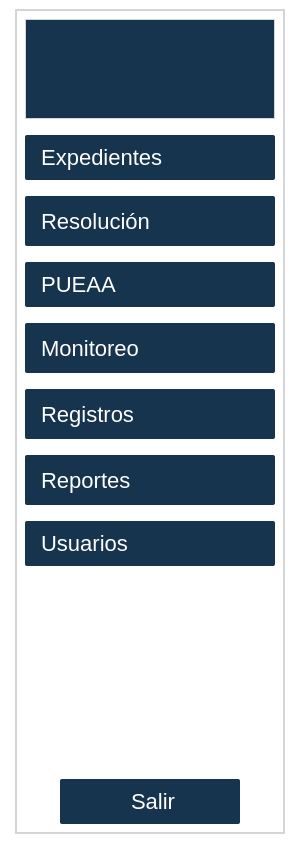
<?xml version="1.0" encoding="UTF-8"?>
<ui version="4.0">
 <class>MainWindow</class>
 <widget class="QMainWindow" name="MainWindow">
  <property name="geometry">
   <rect>
    <x>0</x>
    <y>0</y>
    <width>300</width>
    <height>843</height>
   </rect>
  </property>
  <property name="sizePolicy">
   <sizepolicy hsizetype="Fixed" vsizetype="Fixed">
    <horstretch>0</horstretch>
    <verstretch>0</verstretch>
   </sizepolicy>
  </property>
  <property name="minimumSize">
   <size>
    <width>300</width>
    <height>600</height>
   </size>
  </property>
  <property name="windowTitle">
   <string>MainWindow</string>
  </property>
  <property name="styleSheet">
   <string notr="true">background-color: rgb(255, 255, 255);</string>
  </property>
  <widget class="QWidget" name="centralwidget">
   <property name="sizePolicy">
    <sizepolicy hsizetype="Fixed" vsizetype="Fixed">
     <horstretch>0</horstretch>
     <verstretch>0</verstretch>
    </sizepolicy>
   </property>
   <layout class="QVBoxLayout" name="verticalLayout">
    <item>
     <layout class="QGridLayout" name="gridLayout">
      <item row="0" column="0">
       <widget class="QStackedWidget" name="stackedWidget">
        <property name="sizePolicy">
         <sizepolicy hsizetype="Fixed" vsizetype="Fixed">
          <horstretch>0</horstretch>
          <verstretch>0</verstretch>
         </sizepolicy>
        </property>
        <property name="minimumSize">
         <size>
          <width>250</width>
          <height>550</height>
         </size>
        </property>
        <property name="styleSheet">
         <string notr="true">background-color: rgb(255, 255, 255);
border: 1px solid #d5d5d5;</string>
        </property>
        <property name="frameShape">
         <enum>QFrame::NoFrame</enum>
        </property>
        <property name="frameShadow">
         <enum>QFrame::Plain</enum>
        </property>
        <property name="lineWidth">
         <number>0</number>
        </property>
        <widget class="QWidget" name="stackedWidgetPage1">
         <layout class="QVBoxLayout" name="verticalLayout_2">
          <item>
           <widget class="QLabel" name="label">
            <property name="sizePolicy">
             <sizepolicy hsizetype="Fixed" vsizetype="Fixed">
              <horstretch>0</horstretch>
              <verstretch>0</verstretch>
             </sizepolicy>
            </property>
            <property name="minimumSize">
             <size>
              <width>250</width>
              <height>100</height>
             </size>
            </property>
            <property name="maximumSize">
             <size>
              <width>250</width>
              <height>100</height>
             </size>
            </property>
            <property name="styleSheet">
             <string notr="true"> background-color: #16344D; /* Color de fondo */</string>
            </property>
            <property name="text">
             <string/>
            </property>
            <property name="pixmap">
             <pixmap>../../assets/icono.png</pixmap>
            </property>
            <property name="scaledContents">
             <bool>true</bool>
            </property>
           </widget>
          </item>
          <item>
           <spacer name="verticalSpacer_2">
            <property name="orientation">
             <enum>Qt::Vertical</enum>
            </property>
            <property name="sizeType">
             <enum>QSizePolicy::Fixed</enum>
            </property>
            <property name="sizeHint" stdset="0">
             <size>
              <width>20</width>
              <height>10</height>
             </size>
            </property>
           </spacer>
          </item>
          <item alignment="Qt::AlignHCenter|Qt::AlignTop">
           <widget class="QPushButton" name="BtnExpediente">
            <property name="sizePolicy">
             <sizepolicy hsizetype="Fixed" vsizetype="Fixed">
              <horstretch>0</horstretch>
              <verstretch>0</verstretch>
             </sizepolicy>
            </property>
            <property name="minimumSize">
             <size>
              <width>250</width>
              <height>45</height>
             </size>
            </property>
            <property name="cursor">
             <cursorShape>PointingHandCursor</cursorShape>
            </property>
            <property name="styleSheet">
             <string notr="true">QPushButton {
    background-color: #16344D; /* Color de fondo */
    border-radius: 2px; /* Bordes redondeados */
    color: white; /* Color del texto */
    padding: 5px 10px; /* Espaciado interno */
    border: none; /* Elimina el borde predeterminado */
    font-size: 22px; /* Tamaño de fuente */
    text-align: left; /* Alinea el texto a la izquierda */
}

QPushButton:hover {
    background-color: #1A4567; /* Color de fondo al pasar el mouse */
    box-shadow: 0 0 10px rgba(0, 0, 0, 0.5); /* Sombra al pasar el mouse */
    transform: scale(1.02); /* Ligero aumento al pasar el mouse */
    transition: all 0.3s ease-in-out; /* Transición suave */
}

QPushButton::icon {
    padding-right: 5px; /* Espaciado entre el icono y el texto */
}
</string>
            </property>
            <property name="text">
             <string> Expedientes</string>
            </property>
            <property name="icon">
             <iconset>
              <normaloff>../../assets/iconos/expediente (1).png</normaloff>../../assets/iconos/expediente (1).png</iconset>
            </property>
            <property name="iconSize">
             <size>
              <width>24</width>
              <height>24</height>
             </size>
            </property>
           </widget>
          </item>
          <item>
           <spacer name="verticalSpacer_3">
            <property name="orientation">
             <enum>Qt::Vertical</enum>
            </property>
            <property name="sizeType">
             <enum>QSizePolicy::Fixed</enum>
            </property>
            <property name="sizeHint" stdset="0">
             <size>
              <width>20</width>
              <height>10</height>
             </size>
            </property>
           </spacer>
          </item>
          <item>
           <widget class="QPushButton" name="BtnResolucion">
            <property name="sizePolicy">
             <sizepolicy hsizetype="Fixed" vsizetype="Fixed">
              <horstretch>0</horstretch>
              <verstretch>0</verstretch>
             </sizepolicy>
            </property>
            <property name="minimumSize">
             <size>
              <width>250</width>
              <height>50</height>
             </size>
            </property>
            <property name="styleSheet">
             <string notr="true">QPushButton {
    background-color: #16344D; /* Color de fondo */
    border-radius: 2px; /* Bordes redondeados */
    color: white; /* Color del texto */
    padding: 5px 10px; /* Espaciado interno */
    border: none; /* Elimina el borde predeterminado */
    font-size: 22px; /* Tamaño de fuente */
    text-align: left; /* Alinea el texto a la izquierda */
}

QPushButton:hover {
    background-color: #1A4567; /* Color de fondo al pasar el mouse */
    box-shadow: 0 0 10px rgba(0, 0, 0, 0.5); /* Sombra al pasar el mouse */
    transform: scale(1.02); /* Ligero aumento al pasar el mouse */
    transition: all 0.3s ease-in-out; /* Transición suave */
}

QPushButton::icon {
    padding-right: 5px; /* Espaciado entre el icono y el texto */
}
</string>
            </property>
            <property name="text">
             <string> Resolución</string>
            </property>
            <property name="icon">
             <iconset>
              <normaloff>../../assets/iconos/legal.png</normaloff>../../assets/iconos/legal.png</iconset>
            </property>
            <property name="iconSize">
             <size>
              <width>32</width>
              <height>32</height>
             </size>
            </property>
           </widget>
          </item>
          <item>
           <spacer name="verticalSpacer_10">
            <property name="orientation">
             <enum>Qt::Vertical</enum>
            </property>
            <property name="sizeType">
             <enum>QSizePolicy::Fixed</enum>
            </property>
            <property name="sizeHint" stdset="0">
             <size>
              <width>20</width>
              <height>10</height>
             </size>
            </property>
           </spacer>
          </item>
          <item>
           <widget class="QPushButton" name="BtnPUEAA">
            <property name="sizePolicy">
             <sizepolicy hsizetype="Fixed" vsizetype="Fixed">
              <horstretch>0</horstretch>
              <verstretch>0</verstretch>
             </sizepolicy>
            </property>
            <property name="minimumSize">
             <size>
              <width>250</width>
              <height>45</height>
             </size>
            </property>
            <property name="styleSheet">
             <string notr="true">QPushButton {
    background-color: #16344D; /* Color de fondo */
    border-radius: 2px; /* Bordes redondeados */
    color: white; /* Color del texto */
    padding: 5px 10px; /* Espaciado interno */
    border: none; /* Elimina el borde predeterminado */
    font-size: 22px; /* Tamaño de fuente */
    text-align: left; /* Alinea el texto a la izquierda */
}

QPushButton:hover {
    background-color: #1A4567; /* Color de fondo al pasar el mouse */
    box-shadow: 0 0 10px rgba(0, 0, 0, 0.5); /* Sombra al pasar el mouse */
    transform: scale(1.02); /* Ligero aumento al pasar el mouse */
    transition: all 0.3s ease-in-out; /* Transición suave */
}

QPushButton::icon {
    padding-right: 5px; /* Espaciado entre el icono y el texto */
}
</string>
            </property>
            <property name="text">
             <string> PUEAA</string>
            </property>
            <property name="icon">
             <iconset>
              <normaloff>../../assets/iconos/siembra.png</normaloff>../../assets/iconos/siembra.png</iconset>
            </property>
            <property name="iconSize">
             <size>
              <width>24</width>
              <height>24</height>
             </size>
            </property>
           </widget>
          </item>
          <item>
           <spacer name="verticalSpacer_4">
            <property name="orientation">
             <enum>Qt::Vertical</enum>
            </property>
            <property name="sizeType">
             <enum>QSizePolicy::Fixed</enum>
            </property>
            <property name="sizeHint" stdset="0">
             <size>
              <width>20</width>
              <height>10</height>
             </size>
            </property>
           </spacer>
          </item>
          <item>
           <widget class="QPushButton" name="BtnMonitoreo">
            <property name="sizePolicy">
             <sizepolicy hsizetype="Fixed" vsizetype="Fixed">
              <horstretch>0</horstretch>
              <verstretch>0</verstretch>
             </sizepolicy>
            </property>
            <property name="minimumSize">
             <size>
              <width>250</width>
              <height>50</height>
             </size>
            </property>
            <property name="cursor">
             <cursorShape>PointingHandCursor</cursorShape>
            </property>
            <property name="styleSheet">
             <string notr="true">QPushButton {
    background-color: #16344D; /* Color de fondo */
    border-radius: 2px; /* Bordes redondeados */
    color: white; /* Color del texto */
    padding: 5px 10px; /* Espaciado interno */
    border: none; /* Elimina el borde predeterminado */
    font-size: 22px
; /* Tamaño de fuente */
    text-align: left; /* Alinea el texto a la izquierda */
}

QPushButton:hover {
    background-color: #1A4567; /* Color de fondo al pasar el mouse */
    box-shadow: 0 0 10px rgba(0, 0, 0, 0.5); /* Sombra al pasar el mouse */
    transform: scale(1.02); /* Ligero aumento al pasar el mouse */
    transition: all 0.3s ease-in-out; /* Transición suave */
}

QPushButton::icon {
    padding-right: 5px; /* Espaciado entre el icono y el texto */
}
</string>
            </property>
            <property name="text">
             <string> Monitoreo</string>
            </property>
            <property name="icon">
             <iconset>
              <normaloff>../../assets/iconos/stock-chart.png</normaloff>../../assets/iconos/stock-chart.png</iconset>
            </property>
            <property name="iconSize">
             <size>
              <width>24</width>
              <height>24</height>
             </size>
            </property>
           </widget>
          </item>
          <item>
           <spacer name="verticalSpacer_9">
            <property name="orientation">
             <enum>Qt::Vertical</enum>
            </property>
            <property name="sizeType">
             <enum>QSizePolicy::Fixed</enum>
            </property>
            <property name="sizeHint" stdset="0">
             <size>
              <width>20</width>
              <height>10</height>
             </size>
            </property>
           </spacer>
          </item>
          <item>
           <spacer name="verticalSpacer_8">
            <property name="orientation">
             <enum>Qt::Vertical</enum>
            </property>
            <property name="sizeHint" stdset="0">
             <size>
              <width>20</width>
              <height>40</height>
             </size>
            </property>
           </spacer>
          </item>
          <item alignment="Qt::AlignHCenter|Qt::AlignTop">
           <widget class="QPushButton" name="BtnRegistros">
            <property name="sizePolicy">
             <sizepolicy hsizetype="Fixed" vsizetype="Fixed">
              <horstretch>0</horstretch>
              <verstretch>0</verstretch>
             </sizepolicy>
            </property>
            <property name="minimumSize">
             <size>
              <width>250</width>
              <height>50</height>
             </size>
            </property>
            <property name="cursor">
             <cursorShape>PointingHandCursor</cursorShape>
            </property>
            <property name="styleSheet">
             <string notr="true">QPushButton {
    background-color: #16344D; /* Color de fondo */
    border-radius: 2px; /* Bordes redondeados */
    color: white; /* Color del texto */
    padding: 5px 10px; /* Espaciado interno */
    border: none; /* Elimina el borde predeterminado */
    font-size: 22px; /* Tamaño de fuente */
    text-align: left; /* Alinea el texto a la izquierda */
}

QPushButton:hover {
    background-color: #1A4567; /* Color de fondo al pasar el mouse */
    box-shadow: 0 0 10px rgba(0, 0, 0, 0.5); /* Sombra al pasar el mouse */
    transform: scale(1.02); /* Ligero aumento al pasar el mouse */
    transition: all 0.3s ease-in-out; /* Transición suave */
}

QPushButton::icon {
    padding-right: 5px; /* Espaciado entre el icono y el texto */
}
</string>
            </property>
            <property name="text">
             <string> Registros</string>
            </property>
            <property name="icon">
             <iconset>
              <normaloff>../../assets/iconos/folder.png</normaloff>../../assets/iconos/folder.png</iconset>
            </property>
            <property name="iconSize">
             <size>
              <width>24</width>
              <height>24</height>
             </size>
            </property>
           </widget>
          </item>
          <item>
           <spacer name="verticalSpacer_5">
            <property name="orientation">
             <enum>Qt::Vertical</enum>
            </property>
            <property name="sizeType">
             <enum>QSizePolicy::Fixed</enum>
            </property>
            <property name="sizeHint" stdset="0">
             <size>
              <width>20</width>
              <height>10</height>
             </size>
            </property>
           </spacer>
          </item>
          <item alignment="Qt::AlignHCenter|Qt::AlignTop">
           <widget class="QPushButton" name="BtnReportes">
            <property name="sizePolicy">
             <sizepolicy hsizetype="Fixed" vsizetype="Fixed">
              <horstretch>0</horstretch>
              <verstretch>0</verstretch>
             </sizepolicy>
            </property>
            <property name="minimumSize">
             <size>
              <width>250</width>
              <height>50</height>
             </size>
            </property>
            <property name="cursor">
             <cursorShape>PointingHandCursor</cursorShape>
            </property>
            <property name="styleSheet">
             <string notr="true">QPushButton {
    background-color: #16344D; /* Color de fondo */
    border-radius: 2px; /* Bordes redondeados */
    color: white; /* Color del texto */
    padding: 5px 10px; /* Espaciado interno */
    border: none; /* Elimina el borde predeterminado */
    font-size: 22px; /* Tamaño de fuente */
    text-align: left; /* Alinea el texto a la izquierda */
}

QPushButton:hover {
    background-color: #1A4567; /* Color de fondo al pasar el mouse */
    box-shadow: 0 0 10px rgba(0, 0, 0, 0.5); /* Sombra al pasar el mouse */
    transform: scale(1.02); /* Ligero aumento al pasar el mouse */
    transition: all 0.3s ease-in-out; /* Transición suave */
}

QPushButton::icon {
    padding-right: 5px; /* Espaciado entre el icono y el texto */
}
</string>
            </property>
            <property name="text">
             <string> Reportes</string>
            </property>
            <property name="icon">
             <iconset>
              <normaloff>../../assets/iconos/grafico-de-barras.png</normaloff>../../assets/iconos/grafico-de-barras.png</iconset>
            </property>
            <property name="iconSize">
             <size>
              <width>24</width>
              <height>24</height>
             </size>
            </property>
           </widget>
          </item>
          <item>
           <spacer name="verticalSpacer_6">
            <property name="orientation">
             <enum>Qt::Vertical</enum>
            </property>
            <property name="sizeType">
             <enum>QSizePolicy::Fixed</enum>
            </property>
            <property name="sizeHint" stdset="0">
             <size>
              <width>20</width>
              <height>10</height>
             </size>
            </property>
           </spacer>
          </item>
          <item alignment="Qt::AlignHCenter">
           <widget class="QPushButton" name="BtnUsuarios">
            <property name="sizePolicy">
             <sizepolicy hsizetype="Fixed" vsizetype="Fixed">
              <horstretch>0</horstretch>
              <verstretch>0</verstretch>
             </sizepolicy>
            </property>
            <property name="minimumSize">
             <size>
              <width>250</width>
              <height>45</height>
             </size>
            </property>
            <property name="cursor">
             <cursorShape>PointingHandCursor</cursorShape>
            </property>
            <property name="styleSheet">
             <string notr="true">QPushButton {
    background-color: #16344D; /* Color de fondo */
    border-radius: 2px; /* Bordes redondeados */
    color: white; /* Color del texto */
    padding: 5px 10px; /* Espaciado interno */
    border: none; /* Elimina el borde predeterminado */
    font-size: 22px; /* Tamaño de fuente */
    text-align: left; /* Alinea el texto a la izquierda */
}

QPushButton:hover {
    background-color: #1A4567; /* Color de fondo al pasar el mouse */
    box-shadow: 0 0 10px rgba(0, 0, 0, 0.5); /* Sombra al pasar el mouse */
    transform: scale(1.02); /* Ligero aumento al pasar el mouse */
    transition: all 0.3s ease-in-out; /* Transición suave */
}

QPushButton::icon {
    padding-right: 5px; /* Espaciado entre el icono y el texto */
}
</string>
            </property>
            <property name="text">
             <string> Usuarios</string>
            </property>
            <property name="icon">
             <iconset>
              <normaloff>../../assets/iconos/nuevo-usuario.png</normaloff>../../assets/iconos/nuevo-usuario.png</iconset>
            </property>
            <property name="iconSize">
             <size>
              <width>24</width>
              <height>24</height>
             </size>
            </property>
           </widget>
          </item>
          <item>
           <spacer name="verticalSpacer">
            <property name="orientation">
             <enum>Qt::Vertical</enum>
            </property>
            <property name="sizeType">
             <enum>QSizePolicy::Fixed</enum>
            </property>
            <property name="sizeHint" stdset="0">
             <size>
              <width>20</width>
              <height>700</height>
             </size>
            </property>
           </spacer>
          </item>
          <item alignment="Qt::AlignHCenter|Qt::AlignBottom">
           <widget class="QPushButton" name="BtnSalir">
            <property name="sizePolicy">
             <sizepolicy hsizetype="Fixed" vsizetype="Fixed">
              <horstretch>0</horstretch>
              <verstretch>0</verstretch>
             </sizepolicy>
            </property>
            <property name="minimumSize">
             <size>
              <width>180</width>
              <height>45</height>
             </size>
            </property>
            <property name="cursor">
             <cursorShape>PointingHandCursor</cursorShape>
            </property>
            <property name="styleSheet">
             <string notr="true">QPushButton {
    background-color: #16344D; /* Color de fondo */
    border-radius: 2px; /* Bordes redondeados */
    color: white; /* Color del texto */
    padding: 5px 10px; /* Espaciado interno */
    border: none; /* Elimina el borde predeterminado */
    font-size: 22px; /* Tamaño de fuente */
    text-align: Center; /* Alinea el texto a la izquierda */
}

QPushButton:hover {
    background-color: #D9844C; /* Color de fondo al pasar el mouse */
    box-shadow: 0 0 10px rgba(0, 0, 0, 0.5); /* Sombra al pasar el mouse */
    transform: scale(1.02); /* Ligero aumento al pasar el mouse */
    transition: all 0.3s ease-in-out; /* Transición suave */
}

QPushButton::icon {
    padding-right: 5px; /* Espaciado entre el icono y el texto */
}
</string>
            </property>
            <property name="text">
             <string> Salir</string>
            </property>
            <property name="icon">
             <iconset>
              <normaloff>../../assets/iconos/cerrar-sesion.png</normaloff>../../assets/iconos/cerrar-sesion.png</iconset>
            </property>
            <property name="iconSize">
             <size>
              <width>24</width>
              <height>24</height>
             </size>
            </property>
           </widget>
          </item>
         </layout>
        </widget>
       </widget>
      </item>
     </layout>
    </item>
   </layout>
  </widget>
 </widget>
 <resources/>
 <connections/>
</ui>
